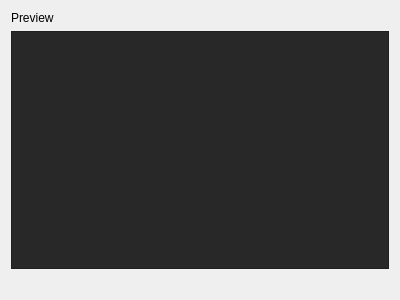
<?xml version="1.0" encoding="UTF-8"?>
<ui version="4.0">
 <class>PreviewWindow</class>
 <widget class="QWidget" name="PreviewWindow">
  <property name="geometry">
   <rect>
    <x>0</x>
    <y>0</y>
    <width>400</width>
    <height>300</height>
   </rect>
  </property>
  <property name="windowTitle">
   <string>Form</string>
  </property>
  <layout class="QVBoxLayout" name="verticalLayout">
   <item>
    <widget class="QLabel" name="PreviwWindowLBL">
     <property name="text">
      <string>Preview</string>
     </property>
    </widget>
   </item>
   <item>
    <widget class="QGraphicsView" name="previewWindowGV">
     <property name="styleSheet">
      <string notr="true">background-color: rgb(40, 40, 40);</string>
     </property>
    </widget>
   </item>
   <item>
    <widget class="QLabel" name="sourceLBL">
     <property name="text">
      <string>&lt;sourceLBL&gt;</string>
     </property>
    </widget>
   </item>
  </layout>
 </widget>
 <resources/>
 <connections/>
</ui>
